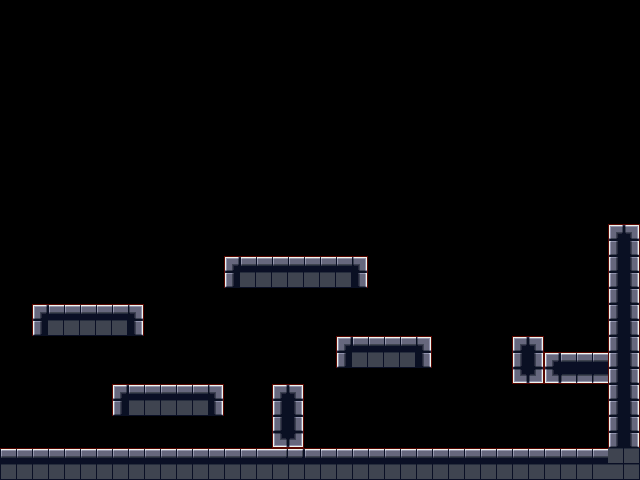

A level layout from a 2D game, rendered from its tile map. Below: a short description, then the map file with tile-grid data replaced by summaries:
An orthogonal 40x30 tile map with 16x16 px tiles, 2 tile layers (collision, room), 2 tilesets.

<map version="1.0" orientation="orthogonal" width="40" height="30" tilewidth="16" tileheight="16">
 <tileset firstgid="1" name="collision" tilewidth="16" tileheight="16">
  <image source="red.png" width="128" height="51" />
 </tileset>
 <tileset firstgid="25" name="walls" tilewidth="16" tileheight="16">
  <image source="fetch.png" width="128" height="64" />
 </tileset>
 <layer name="collision" width="40" height="30">
  <data>[1200 cells, 188 non-empty, 1 distinct tile ids]</data>
 </layer>
 <layer name="room" width="40" height="30">
  <data>[1200 cells, 188 non-empty, 11 distinct tile ids]</data>
 </layer>
</map>
